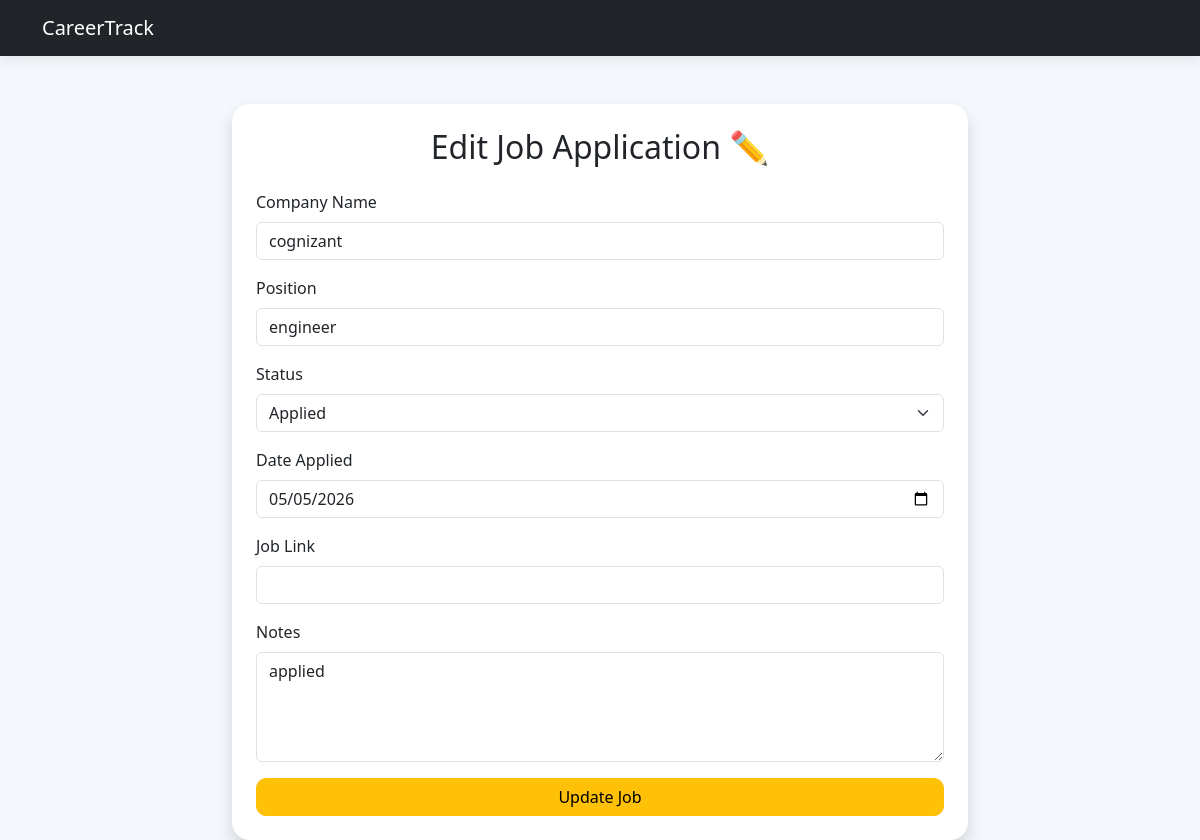
/edit-job/4 (signed in), run on the app's committed database.
### app.py (models this page shows)
class JobApplication(db.Model):
    id = db.Column(db.Integer, primary_key=True)
    company = db.Column(db.String(100), nullable=False)
    position = db.Column(db.String(100), nullable=False)
    status = db.Column(db.String(50), nullable=False)
    date_applied = db.Column(db.String(20), nullable=False)
    job_link = db.Column(db.String(300))
    notes = db.Column(db.Text)
    user_id = db.Column(db.Integer, db.ForeignKey('user.id'), nullable=False)

### app.py (the view, shortened to what this page needs)
@app.route('/edit-job/<int:job_id>', methods=['GET', 'POST'])
def edit_job(job_id):
    if 'user_id' not in session:
        return redirect(url_for('login'))
    job = JobApplication.query.filter_by(
        id=job_id,
        user_id=session['user_id']
    ).first_or_404()
    return render_template('edit_job.html', job=job)

### templates/edit_job.html (shortened to what this page needs)
{% extends 'base.html' %}
{% block content %}
<div class="row justify-content-center">
    <div class="col-md-8">
        <div class="card shadow p-4">
            <h2 class="mb-4 text-center">
                Edit Job Application ✏️
            </h2>
            <form method="POST">
                <div class="mb-3">
                    <label class="form-label">
                        Company Name
                    </label>
                    <input type="text"
                           name="company"
                           class="form-control"
                           value="{{ job.company }}"
                           required>
                </div>
                <div class="mb-3">
                    <label class="form-label">
                        Position
                    </label>
                    <input type="text"
                           name="position"
                           class="form-control"
                           value="{{ job.position }}"
                           required>
                </div>
                <div class="mb-3">
                    <label class="form-label">
                        Status
                    </label>
                    <select name="status"
                            class="form-select"
                            required>
                        <option value="Applied"
                            {% if job.status == 'Applied' %}
                                selected
                            {% endif %}>
                            Applied
                        </option>
                    </select>
                </div>
                <div class="mb-3">
                    <label class="form-label">
                        Date Applied
                    </label>
                    <input type="date"
                           name="date_applied"
                           class="form-control"
                           value="{{ job.date_applied }}"
                           required>
                </div>
                <div class="mb-3">
                    <label class="form-label">
                        Job Link
                    </label>
                    <input type="url"
                           name="job_link"
                           class="form-control"
                           value="{{ job.job_link }}">
                </div>
                <div class="mb-3">
                    <label class="form-label">
                        Notes
                    </label>
                    <textarea name="notes"
                              class="form-control"
                              rows="4">{{ job.notes }}</textarea>
                </div>
                <div class="d-grid">
                    <button type="submit"
                            class="btn btn-warning">
                        Update Job
                    </button>
                </div>
            </form>
        </div>
    </div>
</div>
{% endblock %}

### static/css/style.css (style rules this page uses)
body { background: #f4f7fb; font-family: 'Segoe UI', sans-serif; }
.card { border: none; border-radius: 18px; }
.btn { border-radius: 10px; }

### data on the page
JobApplication: company "cognizant", position "engineer", status "Applied", date_applied "05/05/2026", notes "applied"
